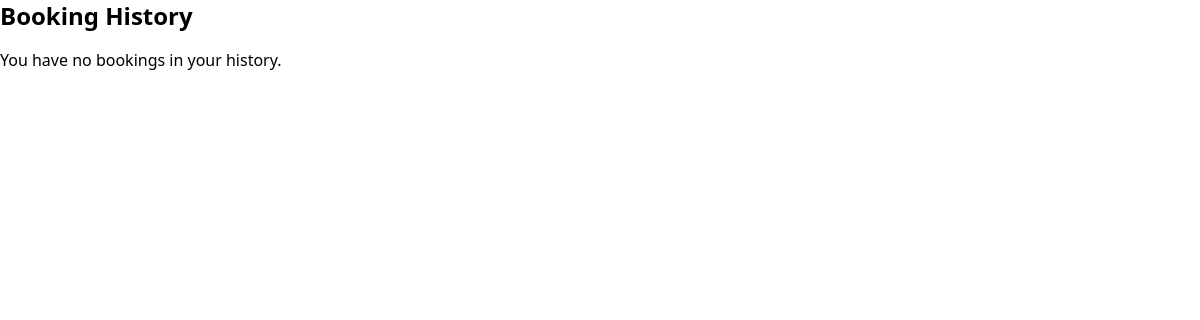
Before: /booking-history/ (signed in) with the older database file.
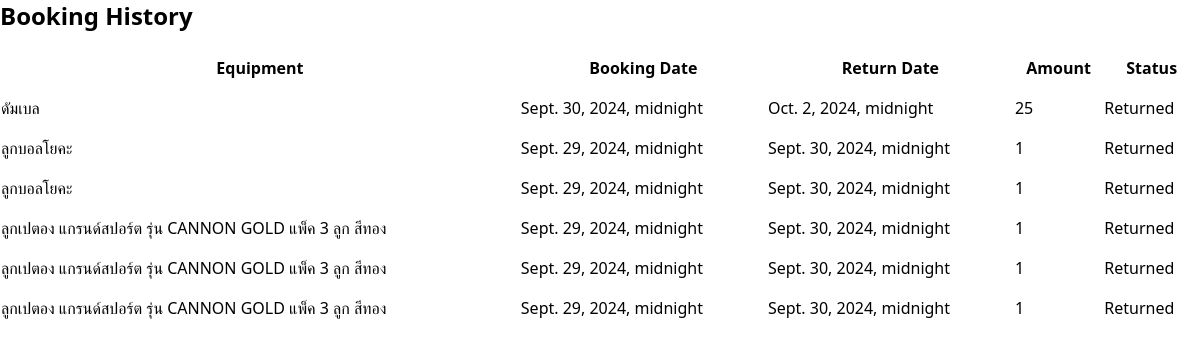
After: the same page with the newer database file.
### base/models.py (models this page shows, shortened)
class Booking(models.Model):
    user = models.ForeignKey(CustomUser , on_delete=models.CASCADE)
    equipment = models.ForeignKey(Equipment , on_delete=models.CASCADE)
    amount = models.PositiveIntegerField()
    status = models.CharField(max_length=20,
                              choices=[
                                  ('Pending', 'Pending'),
                                  ('Approved', 'Approved'),
                                  ('Denied', 'Denied')
                                  ])
    approved_by = models.ForeignKey('Staff',on_delete=models.SET_NULL , null = True , blank = True)
    booking_date = models.DateTimeField()
    return_date = models.DateTimeField()

class Equipment(models.Model):
    name = models.CharField(max_length = 100)
    type = models.CharField(max_length = 50)
    available_amount = models.PositiveIntegerField()
    created_at = models.DateTimeField(auto_now_add= True)
    picture = models.ImageField(upload_to='equipment_pictures/', default='default.jpg')

### renting/views.py (the view)
# urls.py: path('booking-history/', BookingHistoryView.as_view(), name='booking_history'),
class BookingHistoryView(ListView):
    model = Booking
    template_name = 'renting/booking_history.html'
    context_object_name = 'bookings'
    paginate_by = 10  # Optional: paginate the list if there are many bookings
    def get_queryset(self):
        return Booking.objects.filter(user=self.request.user).order_by('-booking_date')

### renting/templates/renting/booking_history.html (shortened to what this page needs)
{% extends "base.html" %}
{% block main %}
<h1 class="text-2xl font-bold mb-4">Booking History</h1>
{% if bookings %}
    <table class="min-w-full bg-white">
        <thead>
            <tr>
                <th class="py-2">Equipment</th>
                <th class="py-2">Booking Date</th>
                <th class="py-2">Return Date</th>
                <th class="py-2">Amount</th>
                <th class="py-2">Status</th>
            </tr>
        </thead>
        <tbody>
            {% for booking in bookings %}
            <tr>
                <td class="py-2">{{ booking.equipment.name }}</td>
                <td class="py-2">{{ booking.booking_date }}</td>
                <td class="py-2">{{ booking.return_date }}</td>
                <td class="py-2">{{ booking.amount }}</td>
                <td class="py-2">
                    {% if booking.return_date %}
                    Returned
                    {% else %}
                    Ongoing
                    {% endif %}
                </td>
            </tr>
            {% endfor %}
        </tbody>
    </table>
{% else %}
    <p>You have no bookings in your history.</p>
{% endif %}
{% endblock %}

Changed rows visible on the page:
added Booking: equipment.name "ดัมเบล", booking_date "Sept. 30, 2024, midnight", return_date "Oct. 2, 2024, midnight", amount "25", shows "Returned"
added Booking: equipment.name "ลูกบอลโยคะ", booking_date "Sept. 29, 2024, midnight", return_date "Sept. 30, 2024, midnight", amount "1", shows "Returned"
added Booking: equipment.name "ลูกบอลโยคะ", booking_date "Sept. 29, 2024, midnight", return_date "Sept. 30, 2024, midnight", amount "1", shows "Returned"
added Booking: equipment.name "ลูกเปตอง แกรนด์สปอร์ต รุ่น CANNON GOLD แพ็ค 3 ลูก สีทอง", booking_date "Sept. 29, 2024, midnight", return_date "Sept. 30, 2024, midnight", amount "1", shows "Returned"
added Booking: equipment.name "ลูกเปตอง แกรนด์สปอร์ต รุ่น CANNON GOLD แพ็ค 3 ลูก สีทอง", booking_date "Sept. 29, 2024, midnight", return_date "Sept. 30, 2024, midnight", amount "1", shows "Returned"
added Booking: equipment.name "ลูกเปตอง แกรนด์สปอร์ต รุ่น CANNON GOLD แพ็ค 3 ลูก สีทอง", booking_date "Sept. 29, 2024, midnight", return_date "Sept. 30, 2024, midnight", amount "1", shows "Returned"
Other visible differences:
text no longer shown: "You have no bookings in your history."
text now shown: "Equipment Booking Date Return Date Amount Status"
